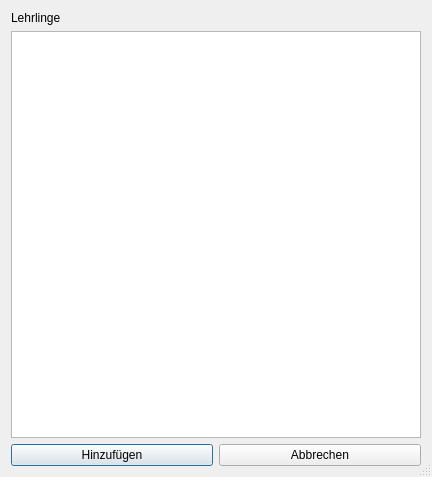
<?xml version="1.0" encoding="UTF-8"?>
<ui version="4.0">
 <class>Dialog</class>
 <widget class="QDialog" name="Dialog">
  <property name="geometry">
   <rect>
    <x>0</x>
    <y>0</y>
    <width>432</width>
    <height>477</height>
   </rect>
  </property>
  <property name="windowTitle">
   <string>Dialog</string>
  </property>
  <property name="sizeGripEnabled">
   <bool>true</bool>
  </property>
  <layout class="QGridLayout" name="gridLayout">
   <item row="0" column="0">
    <layout class="QVBoxLayout" name="verticalLayout">
     <item>
      <widget class="QLabel" name="label">
       <property name="styleSheet">
        <string notr="true">font: 75 14pt &quot;MS Shell Dlg 2&quot;;</string>
       </property>
       <property name="text">
        <string>Lehrlinge</string>
       </property>
      </widget>
     </item>
     <item>
      <widget class="QTableWidget" name="tableWidget_lehrlinge_liste"/>
     </item>
     <item>
      <layout class="QHBoxLayout" name="horizontalLayout">
       <item>
        <widget class="QPushButton" name="pushButton_hinzufuegen">
         <property name="styleSheet">
          <string notr="true">font: 10pt &quot;MS Shell Dlg 2&quot;;</string>
         </property>
         <property name="text">
          <string>Hinzufügen</string>
         </property>
         <property name="icon">
          <iconset>
           <normaloff>../../_Symbole/UsedSymbols/add_insert_new_plus_icon_148990.ico</normaloff>../../_Symbole/UsedSymbols/add_insert_new_plus_icon_148990.ico</iconset>
         </property>
        </widget>
       </item>
       <item>
        <widget class="QPushButton" name="pushButton_abbrechen">
         <property name="styleSheet">
          <string notr="true">font: 10pt &quot;MS Shell Dlg 2&quot;;</string>
         </property>
         <property name="text">
          <string>Abbrechen</string>
         </property>
         <property name="icon">
          <iconset>
           <normaloff>../../_Symbole/UsedSymbols/closewindowapplication_cerca_ventan_2874.ico</normaloff>../../_Symbole/UsedSymbols/closewindowapplication_cerca_ventan_2874.ico</iconset>
         </property>
        </widget>
       </item>
      </layout>
     </item>
    </layout>
   </item>
  </layout>
 </widget>
 <resources/>
 <connections/>
</ui>
